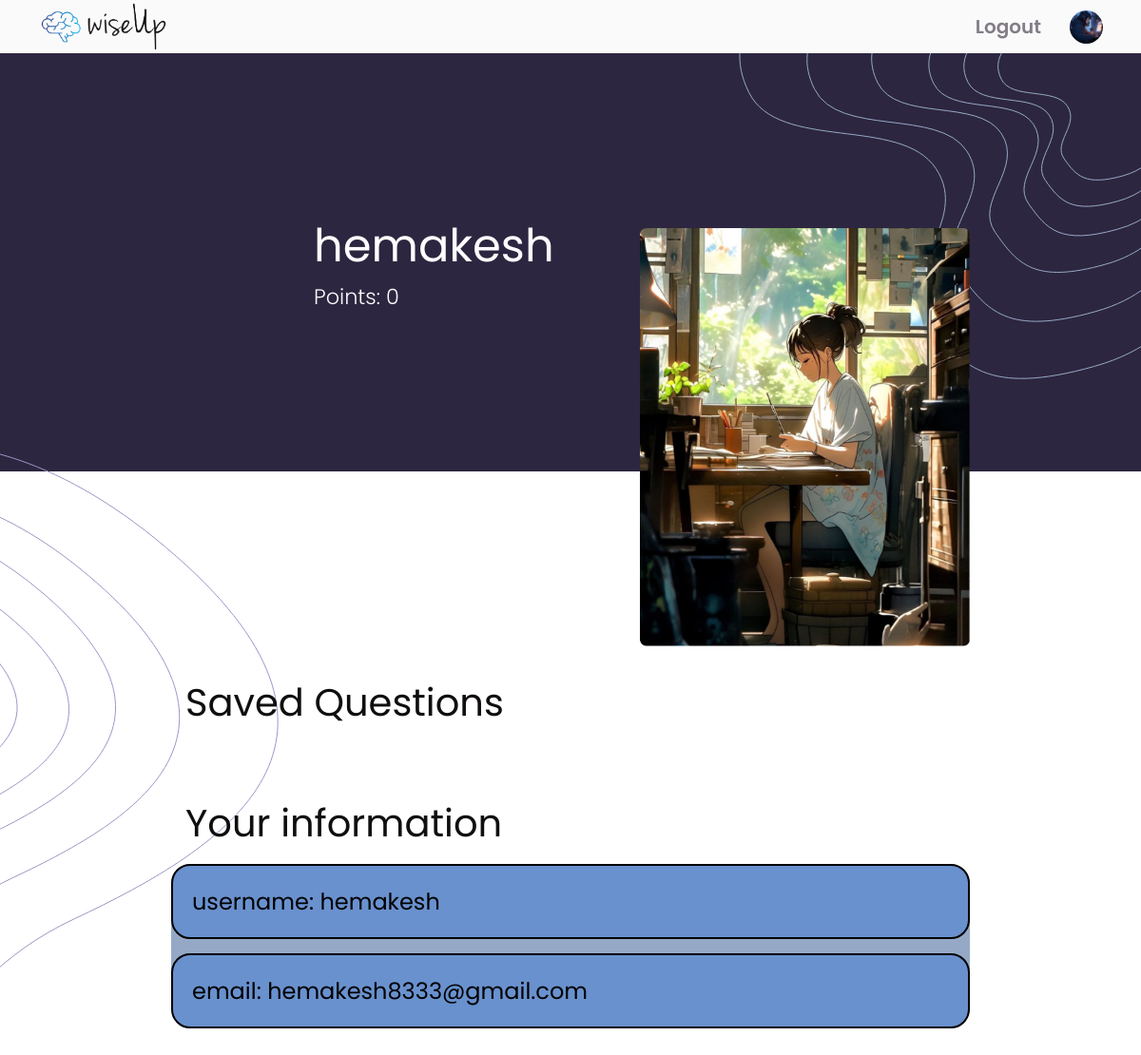
Before: /changeDP (signed in) with the older database file.
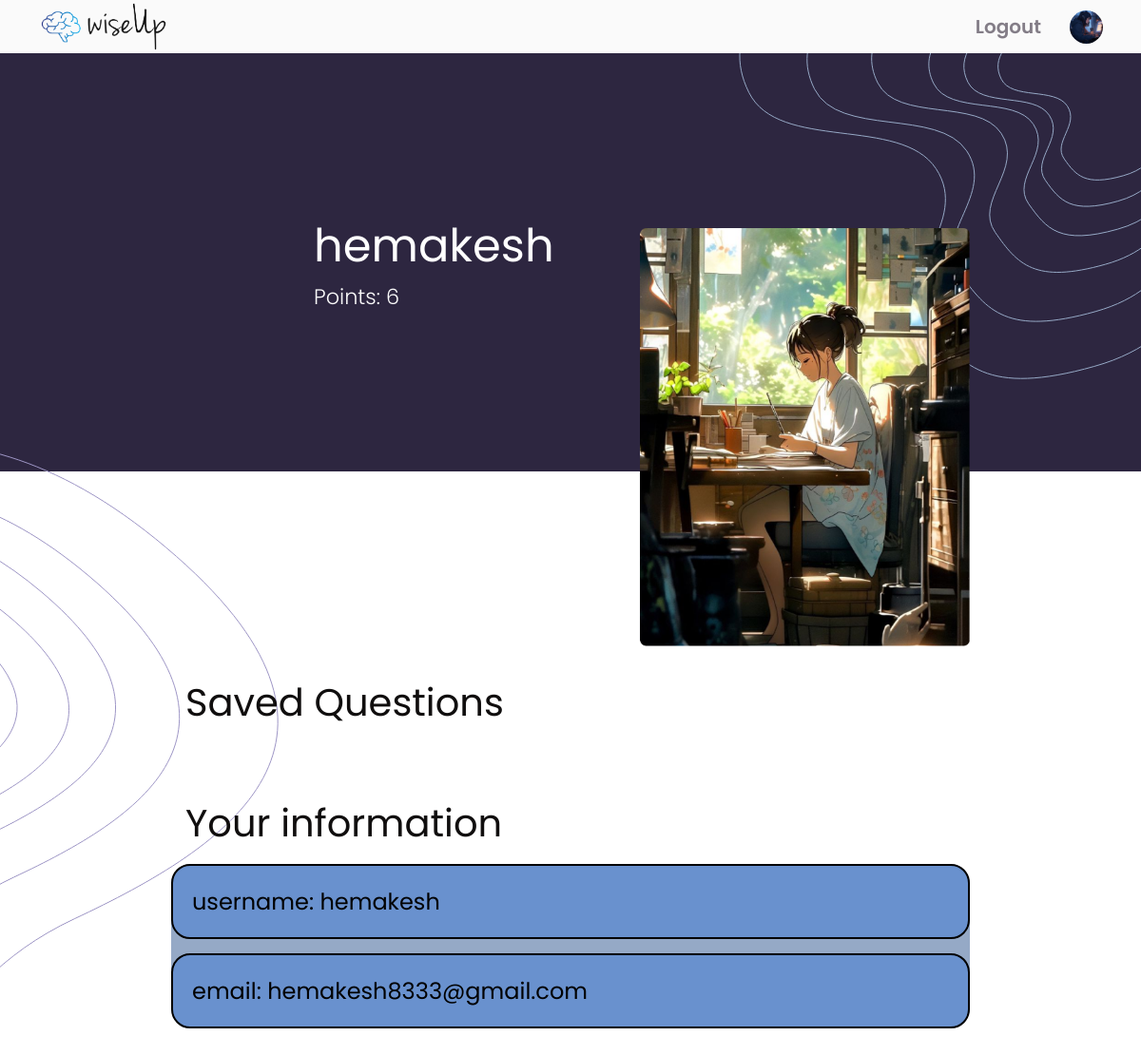
After: the same page with the newer database file.
### quizPack/models.py (models this page shows, shortened)
class User(db.Model, UserMixin):
    id = db.Column(db.Integer, primary_key = True, autoincrement = True)
    username = db.Column(db.String(10), nullable = False, unique = True)
    email = db.Column(db.String(20), unique = True)
    password = db.Column(db.String(20), nullable = False)
    points = db.Column(db.Integer, default = 0)
    profile = db.Column(db.String(20), default = 'user.jpg')

### quizPack/routes.py (the view, shortened to what this page needs)
@login_required
@app.route('/changeDP', methods = ['POST', 'GET'])
def changeDP():
    return render_template('account.html')

### quizPack/routes.py (called while the page is built)
@login_manager.user_loader
def load_user(user_id):
    return User.query.get(int(user_id))

### quizPack/templates/account.html (shortened to what this page needs)
{% extends "index.html" %}
{% block content %}
<div class="container acc-cont">
    <div class="welcome-wrapper">
        <div class="welcome">
            <div class="welcome-content">
                <div class="user">
                    <div class="user-pic">
                    </div>
                    <div class="details">
                        <h1>{{ current_user.username }}</h1>
                    <p>Points: {{ current_user.points }}</p>
                    </div>
                </div>
            </div>
            <div class="photo">
                <img src="{{ url_for('static', filename = 'images/home.jpg') }}" alt="">
            </div>
        </div>
    </div>
    <div class="saved-questions-wrapper acc-tab">
        <h2>Saved Questions</h2>
    </div>
    <div class="user-info acc-tab">
        <h2>Your information</h2>
        <div class="info acc-row-cont">
            <div class="info-item acc-row">
                <span>username: {{ current_user.username }}</span>
            </div>
            <div class="info-item acc-row">
                <span>email: {{ current_user.email }}</span>
            </div>
        </div>
    </div>
    <img class="sp-pattern" src="{{ url_for('static', filename = 'images/sp.svg') }}" alt="">
</div>
{% endblock %}

### quizPack/templates/index.html (shortened to what this page needs)
<!DOCTYPE html>
<html lang="en">
<head>
    <link rel="stylesheet" href="https://cdnjs.cloudflare.com/ajax/libs/font-awesome/6.5.2/css/all.min.css">
    <link rel="stylesheet" href="static/style.css">
</head>
<body>
    {% if nav | default(true, true) %}
    <nav>
        <ul id = 'logo'>
            <li>
                <a href="{{url_for('home')}}">
                    <img  src="{{ url_for('static', filename = 'images/logo.png') }}" alt="">
                </a>
            </li>
        </ul>
        <ul>
            {% if current_user.is_authenticated %}
                <li><a href="{{ url_for('logout') }}">Logout</a></li>
                <li><a href="/account"><img id = 'user-dp'src="{{ url_for('static', filename = 'images/' + current_user.profile)}}" alt=""></a></li>
            {% else %}
                <li><a href="{{ url_for('login') }}">Login</a></li>
                <li><a href="{{ url_for('register') }}">Register</a></li>
            {% endif %}
        </ul>
    </nav>
    {% endif %}
    <div class="main-container">
        {% block content %}{% endblock %}
    </div>
</body>
</html>

### quizPack/static/style.css (style rules this page uses)
* { box-sizing: border-box; }
body, html { margin: 0; padding: 0; height: 100%; width: 100%; font-family: Poppins; }
nav { position: relative; top: 0px; height: 7vh; display: flex; justify-content: space-between; align-items: center; z-index: 4; background-color: #FAFAFA; }
#logo img { height: 7vh; width: fit-content; }
nav ul { display: flex; list-style: none; width: fit-content; align-items: center; padding: 0 40px; margin: 0; gap: 30px; }
nav ul li { color: #837D87; font-size: 20px; font-style: normal; font-weight: 600; line-height: normal; }
nav a { display: flex; color: #837D87; text-decoration: none; height: fit-content; width: fit-content; align-items: center; }
nav #user-dp { height: 35px; width: 35px; object-fit: cover; border-radius: 50%; }
.welcome { margin: 0; background-color: hsla(256, 26%, 20%, 1); width: 100%; height: 55vh; padding: 0 15%; }
.welcome-content { position: relative; top: 50%; width: 60%; transform: translateY(-50%); z-index: 9; }
.welcome-content h1 { color: #FAFAFA; font-size: 3.2rem; font-style: normal; font-weight: 500; line-height: 1.5; margin: 0; height: fit-content; }
.welcome-content p { color: #FAFAFA; font-size: 1.4rem; font-style: normal; font-weight: 300; line-height: normal; margin: 0; }
.welcome .photo img { height: 55vh; width: 100%; }
.welcome .photo { position: absolute; height: fit-content; right: 15%; top: 30vh; }
.sp-pattern { position: absolute; top: 40%; left: -5%; pointer-events: none; z-index: 1; }
.user { display: flex; align-items: center; gap: 20px; }
.saved-questions-wrapper { margin-top: 25vh; }
.acc-tab { display: flex; flex-direction: column; justify-content: center; width: 100%; padding: 0 15%; position: relative; z-index: 9; }
.acc-tab h2 { color: #100E0E; font-size: 2.5rem; font-style: normal; font-weight: 400; line-height: 0.5; padding: 0 15px; }
.acc-row { background-color: hsl(216, 51%, 61%); padding: 20px; border: 2px solid black; border-radius: 20px; display: flex; justify-content: space-between; color: #000; align-items: center; font-size: 1.5rem; font-style: normal; font-weight: 400; line-height: normal; }
.acc-row-cont { display: flex; flex-direction: column; gap: 15px; border-radius: 22px; background-color: hsl(216, 30%, 68%); }
.user-info { height: max-content; padding: 5vh 15% 10vh 15%; }
.user h1 { color: #FFF; font-size: 3rem; font-style: normal; font-weight: 400; line-height: 1.5; margin: 0; }
.acc-cont { height: fit-content; }
.user-pic { background-image: url(images/user.jpg); height: 130px; width: 130px; border-radius: 50%; background-size: cover; background-repeat: no-repeat; }

Changed rows visible on the page:
changed User "hemakesh": points "0" → "6"
